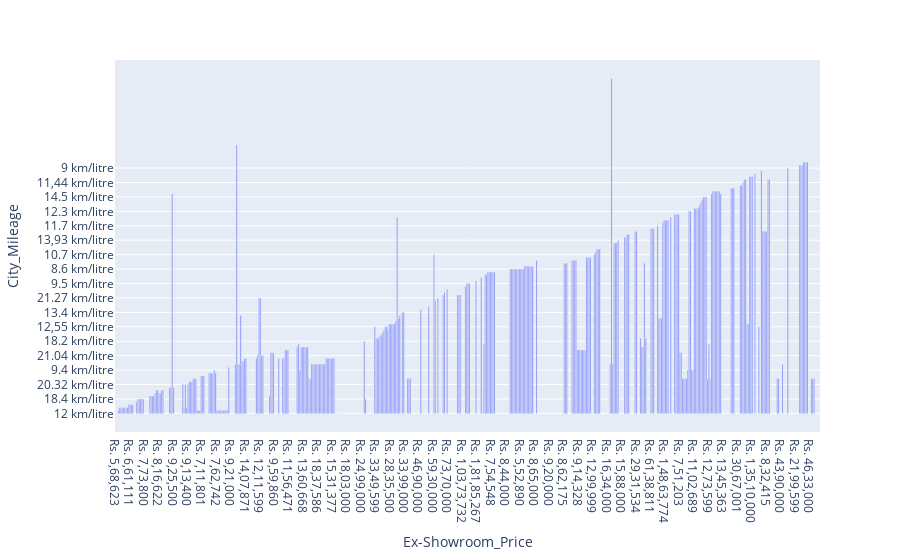

Source (notebook cell):
### Code cell
import plotly.express as px

fig = px.bar(Diesel, x='Ex-Showroom_Price', y='City_Mileage')
fig.show()

### Figure 1 — Plotly figure (JSON) as saved in the notebook; plotly's stock layout.template omitted (floating-point values rounded to 4 significant figures; data arrays with more than 128 entries replaced by an {"elided": "..."} marker saying what was removed)
{"data": [{"alignmentgroup": "True", "hovertemplate": "Ex-Showroom_Price=%{x}<br>City_Mileage=%{y}<extra></extra>", "legendgroup": "", "marker": {"color": "#636efa", "pattern": {"shape": ""}}, "name": "", "offsetgroup": "", "orientation": "v", "showlegend": false, "textposition": "auto", "type": "bar", "x": {"elided": "567 str values"}, "xaxis": "x", "y": {"elided": "567 str values"}, "yaxis": "y"}], "layout": {"barmode": "relative", "legend": {"tracegroupgap": 0}, "margin": {"t": 60}, "xaxis": {"anchor": "y", "domain": [0, 1], "title": {"text": "Ex-Showroom_Price"}}, "yaxis": {"anchor": "x", "domain": [0, 1], "title": {"text": "City_Mileage"}}}}
